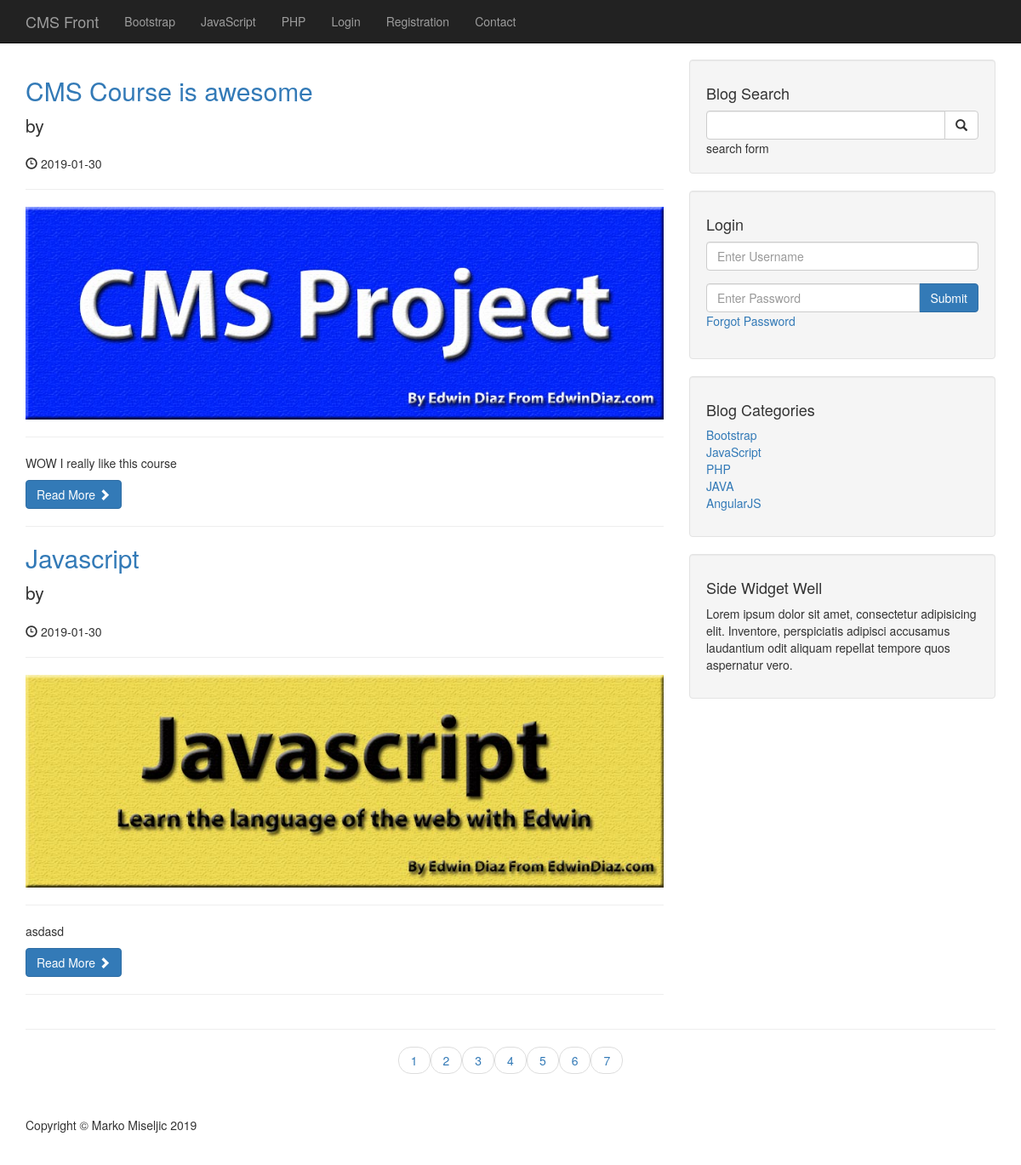
The page / on the database its author committed.
### tables this page shows
CREATE TABLE `categories` (
  `cat_id` int(3) NOT NULL,
  `cat_title` varchar(255) NOT NULL
);

CREATE TABLE `posts` (
  `post_id` int(3) NOT NULL,
  `post_category_id` int(3) NOT NULL,
  `post_title` varchar(255) NOT NULL,
  `post_author` varchar(255) NOT NULL,
  `post_user` varchar(255) NOT NULL,
  `post_date` date NOT NULL,
  `post_image` text NOT NULL,
  `post_content` text NOT NULL,
  `post_tags` varchar(255) NOT NULL,
  `post_comment_count` int(11) NOT NULL,
  `post_status` varchar(255) NOT NULL DEFAULT 'draft',
  `post_views_count` int(11) NOT NULL,
  `likes` int(11) NOT NULL
);

### admin/functions.php (called while the page is built, shortened)
<?php
function imagePlaceholder($image = null){
    if(!$image){
        return 'image_4.jpg';
    }else{
        return $image;
    }
}
?>

### index.php (the view, shortened to what this page needs)
<?php include "includes/header.php";?>
<?php include "includes/navigation.php";?>
    <div class="container">
        <div class="row">
            <div class="col-md-8">
                <?php
                    $per_page = 2;
                    if(isset($_GET['page'])){
                        $page = $_GET['page'];
                    }else{
                        $page="";
                    }
                if($page == "" || $page ==1){
                    $page_1 = 0;
                }else{
                    $page_1 = ($page * $per_page) - $per_page;
                }
                if(isset($_SESSION['user_role']) && $_SESSION['user_role'] == 'admin'){
                            $select_query_count = "SELECT * FROM posts";
                        }else{
                            $select_query_count = "SELECT * FROM posts WHERE post_status = 'published'";
                        }
                    $select_query_result = mysqli_query($connection,$select_query_count);
                    $count = mysqli_num_rows($select_query_result);
                    if($count < 1){
                        echo "<h1 class='text-center'>No posts available</h1>";
                    }else{
                        $count = ceil($count / $per_page);
                    $query = "SELECT * FROM posts LIMIT $page_1,$per_page";
                    $select_all_posts = mysqli_query($connection, $query);
                    while($row = mysqli_fetch_assoc($select_all_posts)){
                        $post_id = $row['post_id'];
                        $post_title = $row['post_title'];
                        $post_author = $row['post_user'];
                        $post_date = $row['post_date'];
                        $post_image = $row['post_image'];
                        $post_content = substr($row['post_content'], 0,200);
                        ?>
                <h2>
                    <a href="post/<?php echo $post_id; ?>"><?php echo $post_title ?></a>
                </h2>
                <p class="lead">
                    by <a href="author_post.php?author=<?php echo $post_author ?>&p_id=<?php echo $post_id; ?>"><?php echo $post_author ?></a>
                </p>
                <p><span class="glyphicon glyphicon-time"></span> <?php echo $post_date ?></p>
                <hr>
                <a href="post/<?php echo $post_id; ?>">
                    <img class="img-responsive" src="images/<?php echo imagePlaceholder($post_image);?>" alt="">
                </a>
                <hr>
                <p><?php echo $post_content ?></p>
                <a class="btn btn-primary" href="post/<?php echo $post_id ?>"?>Read More <span class="glyphicon glyphicon-chevron-right"></span></a>
                <hr>
                <?php }}?>
            </div>
            <?php include "includes/sidebar.php" ?>
        </div>
        <hr>
        <ul class="pager">
            <?php
            for($i=1;$i<=$count;$i++){
                if($i == $page){
                    echo "<li><a class='active_link' href='index.php?page={$i}'>{$i}</a></li>";
                }else{
                    echo "<li><a href='index.php?page={$i}'>{$i}</a></li>";
                }
            }
            ?>
        </ul>
<?php include "includes/footer.php";?>

### includes/navigation.php (shortened to what this page needs)
<nav class="navbar navbar-inverse navbar-fixed-top" role="navigation">
    <div class="container">
           <div class="navbar-header">
            <a class="navbar-brand" href="/cms/">CMS Front</a>
        </div>
        <div class="collapse navbar-collapse" id="bs-example-navbar-collapse-1">
            <ul class="nav navbar-nav">
               <?php
                $query = "SELECT * FROM categories LIMIT 3";
                $select_all_categories_query = mysqli_query($connection,$query);
                while($row = mysqli_fetch_assoc($select_all_categories_query)){
                    $cat_title = $row['cat_title'];
                    $cat_id = $row['cat_id'];
                    $category_class = '';
                    $registration_class = '';
                    $contact_class = '';
                    $login_class = '';
                    echo "<li class='$category_class'><a href='/cms/category/{$cat_id}'>{$cat_title}</a></li>";
                }
                ?>
                <?php if(isset($_SESSION['user_role'])){ ?>
                <li><a href="/cms/admin">Admin</a></li>
                <li><a href="/cms/includes/logout.php">Logout</a></li>
                <?php }else{?>
                <li class="<?php echo $login_class; ?>"><a href="/cms/login.php">Login</a></li>
                <li class="<?php echo $registration_class; ?>"><a href="/cms/registration">Registration</a></li>
                <?php } ?>
                <li class="<?php echo $contact_class; ?>"><a href="/cms/contact">Contact</a></li>
            </ul>
        </div>
    </div>
</nav>

### includes/sidebar.php (shortened to what this page needs)
<div class="col-md-4">
                <div class="well">
                    <h4>Blog Search</h4>
                    <form action="/cms/search.php" method="post">
                    <div class="input-group">
                        <input name="search" type="text" class="form-control">
                        <span class="input-group-btn">
                            <button class="btn btn-default" name="submit" type="submit">
                                <span class="glyphicon glyphicon-search"></span>
                        </button>
                        </span>
                    </div>
                    </form>
                </div>
                <div class="well">
                   <?php if(isset($_SESSION['user_role'])): ?>
                       <h4>Logged in as <?php echo $_SESSION['username']; ?></h4>
                       <a href="/cms/includes/logout.php" class="btn btn-primary">Logout</a>
                   <?php else: ?>
                       <h4>Login</h4>
                        <form method="post">
                            <div class="form-group">
                                <input name="username" type="text" class="form-control" placeholder="Enter Username">
                            </div>
                            <div class="input-group">
                                <input name="password" type="password" class="form-control" placeholder="Enter Password">
                                <span class="input-group-btn">
                                    <button class="btn btn-primary" name="login" type="submit">
                                        Submit
                                    </button>
                                </span>
                            </div>
                            <div class="form-group">
                                <a href="forgot.php?forgot=<?php echo uniqid(true); ?>">Forgot Password</a>
                            </div>
                        </form>
                   <?php endif; ?>
                </div>
                <div class="well">
                   <?php
                    $query = "SELECT * FROM categories";
                    $select_categories_sidebar = mysqli_query($connection,$query);
                    ?>
                    <h4>Blog Categories</h4>
                    <div class="row">
                        <div class="col-lg-12">
                            <ul class="list-unstyled">
                               <?php
                                    while($row = mysqli_fetch_assoc($select_categories_sidebar)){
                                        $cat_title = $row['cat_title'];
                                        $cat_id = $row['cat_id'];
                                        echo "<li><a href='/cms/category/$cat_id'>{$cat_title}</a></li>";}
                                ?>
                            </ul>
                        </div>
                    </div>
                </div>
                <?php include "widget.php"; ?>
            </div>

### css/blog-home.css (style rules this page uses)
body { padding-top: 70px; }

### css/style.css (style rules this page uses)
body { padding-top: 70px; }

### rows shown on the page
categories: cat_title "Bootstrap"
categories: cat_title "JavaScript"
categories: cat_title "PHP"
posts: post_title "CMS Course is awesome", post_date "2019-01-30", post_image (picture), post_content "WOW I really like this course"
posts: post_title "Javascript", post_date "2019-01-30", post_image (picture), post_content "asdasd"
categories: cat_title "JAVA"
categories: cat_title "AngularJS"
